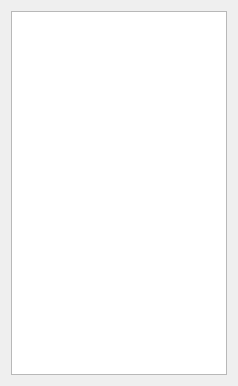
<?xml version="1.0" encoding="UTF-8"?>
<ui version="4.0">
 <class>EmptyView2Controls</class>
 <widget class="QWidget" name="EmptyView2Controls">
  <property name="geometry">
   <rect>
    <x>0</x>
    <y>0</y>
    <width>238</width>
    <height>386</height>
   </rect>
  </property>
  <property name="minimumSize">
   <size>
    <width>0</width>
    <height>0</height>
   </size>
  </property>
  <property name="windowTitle">
   <string>QmitkTemplate</string>
  </property>
  <layout class="QVBoxLayout" name="verticalLayout">
   <item>
    <layout class="QGridLayout" name="gridLayout">
     <item row="0" column="0">
      <widget class="QListWidget" name="m_SelectionList"/>
     </item>
    </layout>
   </item>
  </layout>
 </widget>
 <layoutdefault spacing="6" margin="11"/>
 <resources/>
 <connections/>
</ui>
